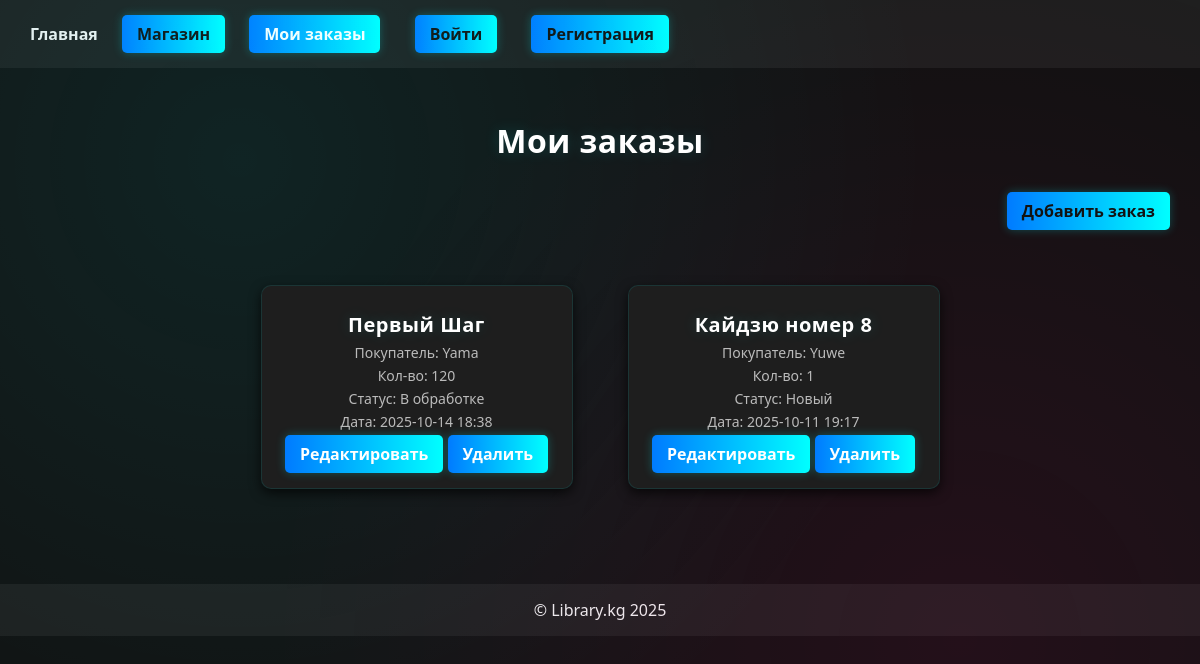
The page /basket/ on the database its author committed.
### basket/models.py (models this page shows, shortened)
class Order(models.Model):
    STATUS_CHOICES = (
        ('new', 'Новый'),
        ('processing', 'В обработке'),
        ('done', 'Выполнен'),
        ('cancelled', 'Отменён'),
    )
    customer_name = models.CharField("Имя покупателя", max_length=200)
    customer_phone = models.CharField("Телефон", max_length=50, blank=True)
    customer_email = models.EmailField("Email", blank=True)
    customer_address = models.TextField("Адрес", blank=True)
    book = models.ForeignKey('books.Books', on_delete=models.CASCADE, related_name='orders', verbose_name="Книга")
    quantity = models.PositiveIntegerField("Количество", default=1)
    status = models.CharField("Статус заказа", max_length=20, choices=STATUS_CHOICES, default='new')
    created_at = models.DateTimeField("Дата создания", auto_now_add=True)
    updated_at = models.DateTimeField("Дата обновления", auto_now=True)
    class Meta:
        verbose_name = "Заказ"
        verbose_name_plural = "Заказы"
        ordering = ['-created_at']

### books/models.py (models this page shows, shortened)
class Books(models.Model):
    title = models.CharField(max_length=100, verbose_name='Название книги')
    description = models.TextField(verbose_name='Описание книги')
    image = models.ImageField(upload_to='books/', verbose_name='Изображение книги')
    quantity_page = models.PositiveIntegerField(verbose_name='Количество страниц')
    author = models.CharField(max_length=100, blank=True, verbose_name='Автор книги')
    book_audio = models.URLField(blank=True, null=True, verbose_name='Ссылка на аудиокнигу')
    book_url = models.URLField(blank=True, null=True, verbose_name='Ссылка на книгу')
    created_at = models.DateTimeField(auto_now_add=True, null=True, verbose_name='Дата создания')
    class Meta:
        verbose_name = 'книга'
        verbose_name_plural = 'книги'

### basket/views.py (the view)
# urls.py: path('', views.order_list, name='order_list'),
def order_list(request):
    orders = Order.objects.all().order_by('-created_at')
    paginator = Paginator(orders, 10)
    page_number = request.GET.get('page')
    page_obj = paginator.get_page(page_number)
    return render(request, 'basket/order_list.html', {
        'orders': page_obj,
        'is_paginated': page_obj.has_other_pages(),
        'page_obj': page_obj
    })

### basket/templates/basket/order_list.html (shortened to what this page needs)
{% extends "base.html" %}
{% block content %}
<h1 style="text-align:center; margin-bottom:30px;">Мои заказы</h1>
<div style="text-align:right; margin-bottom:20px;">
    <a href="{% url 'basket:order_add' %}" class="btn btn-add">Добавить заказ</a>
</div>
<div class="books-grid">
  {% for order in orders %}
  <div class="book-card">
      <h2>{{ order.book.title }}</h2>
      <p>Покупатель: {{ order.customer_name }}</p>
      <p>Кол-во: {{ order.quantity }}</p>
      <p>Статус: {{ order.get_status_display }}</p>
      <p>Дата: {{ order.created_at|date:"Y-m-d H:i" }}</p>
      <a href="{% url 'basket:order_edit' order.pk %}" class="btn btn-edit">Редактировать</a>
      <a href="{% url 'basket:order_delete' order.pk %}" class="btn btn-delete">Удалить</a>
  </div>
  {% empty %}
    <p style="text-align:center; color:#bbb;">Заказов нет</p>
  {% endfor %}
</div>
{% endblock %}

### static/css/style.css (style rules this page uses)
body { margin: 0; padding: 0; font-family: 'Inter', 'Poppins', sans-serif; background: radial-gradient(circle at 50% 50%, #0b0b0b, #050505 70%); color: #e4e4e4; overflow-x: hidden; min-height: 100vh; position: relative; }
body::before { content: ""; position: fixed; top: 0; left: 0; width: 100%; height: 100%; background: radial-gradient(circle at 20% 20%, rgba(0,255,255,0.08) 0%, transparent 60%), radial-gradient(circle at 80% 80%, rgba(255,0,128,0.08) 0%, transparent 60%); animation: moveGlow 15s ease-in-out infinite alternate; z-index: 0; pointer-events: none; }
h1, h2, h3 { color: #fff; text-align: center; font-weight: 600; letter-spacing: 0.5px; text-shadow: 0 0 15px rgba(0,255,255,0.15); }
.btn { display: inline-block; background: linear-gradient(90deg, #007bff, #00ffff); color: #fff; padding: 10px 22px; border-radius: 25px; font-weight: 500; text-decoration: none; border: none; transition: all 0.3s ease; box-shadow: 0 0 10px rgba(0,255,255,0.25); cursor: pointer; }
.books-grid { display: grid; grid-template-columns: repeat(auto-fill, minmax(260px, 1fr)); gap: 25px; margin-top: 40px; }
.book-card { background: rgba(20,20,20,0.9); border: 1px solid rgba(0,255,255,0.1); border-radius: 16px; box-shadow: 0 8px 25px rgba(0,0,0,0.4); padding: 20px; text-align: center; transition: all 0.3s ease; }
.book-card h2 { color: #00ffff; font-size: 20px; margin-bottom: 5px; }
.book-card p { color: #b0b0b0; font-size: 14px; margin: 4px 0; }

### templates/base.html (style rules this page uses)
body { font-family: 'Segoe UI', Tahoma, Geneva, Verdana, sans-serif; background: #121212; color: #f0f0f0; margin: 0; padding: 0; }
.books-grid { display: flex; flex-wrap: wrap; justify-content: center; }
.book-card { background-color: #1e1e1e; border-radius: 10px; box-shadow: 0 4px 12px rgba(0,0,0,0.7); padding: 15px; margin: 15px; width: 280px; display: inline-block; vertical-align: top; transition: transform 0.3s, box-shadow 0.3s; }
.book-card h2 { font-size: 20px; margin: 10px 0 5px 0; color: #fff; }
.book-card p { font-size: 14px; color: #bbb; }
.btn { display: inline-block; padding: 8px 15px; border-radius: 5px; font-weight: bold; text-decoration: none; transition: all 0.3s; text-align: center; }
.btn-add { background-color: #1ed760; color: #121212; }
.btn-edit { background-color: #2196F3; color: white; }
.btn-delete { background-color: #f44336; color: white; }

### rows shown on the page
Order: book "Первый Шаг", customer_name "Yama", quantity "120", status "В обработке", created_at "2025-10-14 18:38"
Order: book "Кайдзю номер 8", customer_name "Yuwe", quantity "1", status "Новый", created_at "2025-10-11 19:17"
